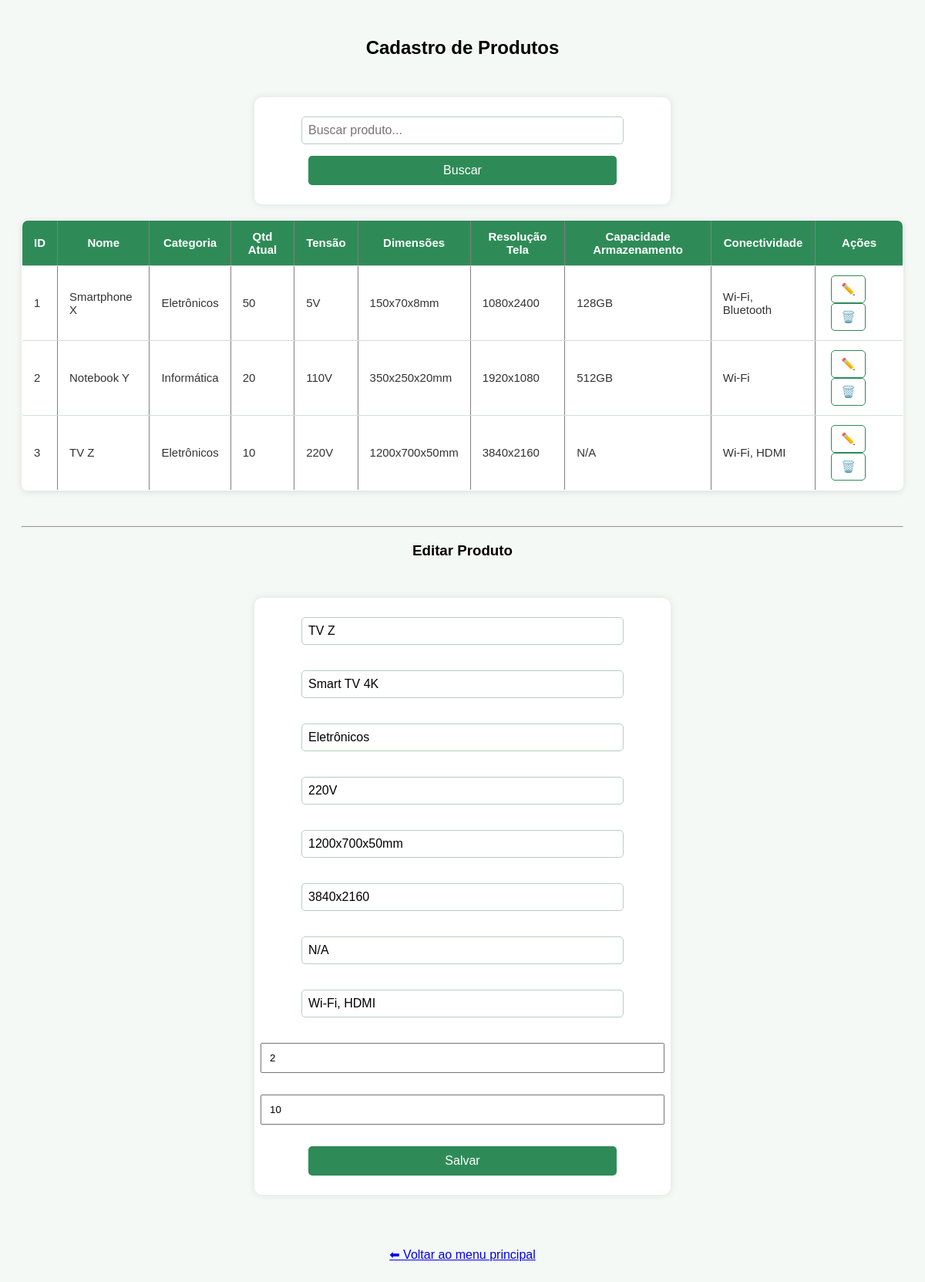
The page /cadastro_produto.php?editar=3 (signed in) on the database its author committed.
### tables this page shows
CREATE TABLE produtos (
  id_produto INT AUTO_INCREMENT PRIMARY KEY,
  nome VARCHAR(100) NOT NULL,
  descricao TEXT,
  categoria VARCHAR(50),
  tensao VARCHAR(20),
  dimensoes VARCHAR(50),
  resolucao_tela VARCHAR(50),
  capacidade_armazenamento VARCHAR(50),
  conectividade VARCHAR(50),
  quantidade_minima INT DEFAULT 0,
  quantidade_atual INT DEFAULT 0
);

### cadastro_produto.php (the view, shortened to what this page needs)
<?php
include('conexao.php');
$busca = isset($_GET['busca']) ? $_GET['busca'] : '';
$sql = "SELECT * FROM produtos WHERE nome LIKE '%$busca%'";
$result = $conn->query($sql);
$produtoEdit = [
    'id_produto' => '',
    'nome' => '',
    'descricao' => '',
    'categoria' => '',
    'quantidade_minima' => '',
    'quantidade_atual' => '',
    'tensao' => '',
    'dimensoes' => '',
    'resolucao_tela' => '',
    'capacidade_armazenamento' => '',
    'conectividade' => ''
];
if (isset($_GET['editar'])) {
    $idEditar = $_GET['editar'];
    $query = $conn->query("SELECT * FROM produtos WHERE id_produto=$idEditar");
    if ($query->num_rows > 0) {
        $produtoEdit = $query->fetch_assoc();
    }
}
?>
<!DOCTYPE html>
<html lang="pt-br">
<head>
<link rel="stylesheet" href="style.css">
</head>
<body>
<div class="container">
<h2>Cadastro de Produtos</h2>
<form method="get" style="margin-bottom:10px;">
  <input type="text" name="busca" placeholder="Buscar produto..." value="<?= htmlspecialchars($busca) ?>">
  <button type="submit">Buscar</button>
</form>
<table border="1">
<tr>
    <th>ID</th>
    <th>Nome</th>
    <th>Categoria</th>
    <th>Qtd Atual</th>
    <th>Tensão</th>
    <th>Dimensões</th>
    <th>Resolução Tela</th>
    <th>Capacidade Armazenamento</th>
    <th>Conectividade</th>
    <th>Ações</th>
</tr>
<?php if ($result->num_rows > 0): ?>
<?php while($p = $result->fetch_assoc()): ?>
<tr>
    <td><?= $p['id_produto'] ?></td>
    <td><?= htmlspecialchars($p['nome']) ?></td>
    <td><?= htmlspecialchars($p['categoria']) ?></td>
    <td><?= $p['quantidade_atual'] ?></td>
    <td><?= htmlspecialchars($p['tensao']) ?></td>
    <td><?= htmlspecialchars($p['dimensoes']) ?></td>
    <td><?= htmlspecialchars($p['resolucao_tela']) ?></td>
    <td><?= htmlspecialchars($p['capacidade_armazenamento']) ?></td>
    <td><?= htmlspecialchars($p['conectividade']) ?></td>
    <td>
        <a href="?editar=<?= $p['id_produto'] ?>">✏️</a>
        <a href="?excluir=<?= $p['id_produto'] ?>" onclick="return confirm('Deseja realmente excluir este produto?')">🗑️</a>
    </td>
</tr>
<?php endwhile; ?>
<?php else: ?>
<tr><td colspan="10">Nenhum produto encontrado.</td></tr>
<?php endif; ?>
</table>
<br>
<hr>
<h3><?= $produtoEdit['id_produto'] ? "Editar Produto" : "Adicionar Novo Produto" ?></h3>
<form method="post">
  <input type="text" name="nome" placeholder="Nome" value="<?= htmlspecialchars($produtoEdit['nome']) ?>" required><br>
  <input type="text" name="descricao" placeholder="Descrição" value="<?= htmlspecialchars($produtoEdit['descricao']) ?>"><br>
  <input type="text" name="categoria" placeholder="Categoria" value="<?= htmlspecialchars($produtoEdit['categoria']) ?>"><br>
  <input type="text" name="tensao" placeholder="Tensão" value="<?= htmlspecialchars($produtoEdit['tensao']) ?>"><br>
  <input type="text" name="dimensoes" placeholder="Dimensões" value="<?= htmlspecialchars($produtoEdit['dimensoes']) ?>"><br>
  <input type="text" name="resolucao_tela" placeholder="Resolução da Tela" value="<?= htmlspecialchars($produtoEdit['resolucao_tela']) ?>"><br>
  <input type="text" name="capacidade_armazenamento" placeholder="Capacidade de Armazenamento" value="<?= htmlspecialchars($produtoEdit['capacidade_armazenamento']) ?>"><br>
  <input type="text" name="conectividade" placeholder="Conectividade" value="<?= htmlspecialchars($produtoEdit['conectividade']) ?>"><br>
  <input type="number" name="minimo" placeholder="Qtd Mínima" value="<?= htmlspecialchars($produtoEdit['quantidade_minima']) ?>" required><br>
  <input type="number" name="quantidade" placeholder="Qtd Atual" value="<?= htmlspecialchars($produtoEdit['quantidade_atual']) ?>" <?= $produtoEdit['id_produto'] ? 'readonly' : '' ?> required><br>
  <button type="submit" name="salvar">Salvar</button>
</form>
<br>
<a href="Painel.php">⬅ Voltar ao menu principal</a>
</div>
</body>
</html>

### style.css (style rules this page uses)
.container { max-width: 1200px; margin: auto; padding: 20px; }
table { width: 100%; border-collapse: collapse; margin: 20px auto; background-color: #ffffff; box-shadow: 0px 2px 8px rgba(0,0,0,0.1); border-radius: 8px; overflow: hidden; font-size: 15px; }
table th, table td { padding: 12px 15px; text-align: left; border-bottom: 1px solid #d1e0d6; }
table th { background-color: #2e8b57; color: white; font-weight: bold; text-align: center; }
table td { color: #333; }
table td a { color: #007bff; text-decoration: none; font-weight: bold; margin: 0 5px; }
table td a { color: #2e8b57; text-decoration: none; font-weight: bold; margin: 0 5px; padding: 8px 12px; border: 1px solid #2e8b57; border-radius: 5px; display: inline-block; }
body { font-family: Arial, sans-serif; background-color: #f5f9f6; text-align: center; }
input, button { width: 100%; padding: 10px; margin: 5px 0; }
form { width: 500px; margin: 50px auto; padding: 20px; background-color: #ffffff; border-radius: 10px; box-shadow: 0px 0px 10px rgba(0, 0, 0, 0.1); display: flex; flex-direction: column; align-items: center; }
input[type="text"], input[type="email"], input[type="password"], select { width: 80%; padding: 8px; margin-bottom: 10px; border: 1px solid #b5d0be; border-radius: 5px; font-size: 16px; }
button { width: 80%; padding: 10px; background-color: #2e8b57; color: white; border: none; border-radius: 5px; font-size: 16px; cursor: pointer; transition: 0.3s; }

### rows shown on the page
produtos: id_produto "1", nome "Smartphone X", categoria "Eletrônicos", quantidade_atual "50", tensao "5V", dimensoes "150x70x8mm", resolucao_tela "1080x2400", capacidade_armazenamento "128GB", conectividade "Wi-Fi, Bluetooth"
produtos: id_produto "2", nome "Notebook Y", categoria "Informática", quantidade_atual "20", tensao "110V", dimensoes "350x250x20mm", resolucao_tela "1920x1080", capacidade_armazenamento "512GB", conectividade "Wi-Fi"
produtos: id_produto "3", nome "TV Z", categoria "Eletrônicos", quantidade_atual "10", tensao "220V", dimensoes "1200x700x50mm", resolucao_tela "3840x2160", capacidade_armazenamento "N/A", conectividade "Wi-Fi, HDMI", descricao "Smart TV 4K", minimo "2", quantidade "10"
